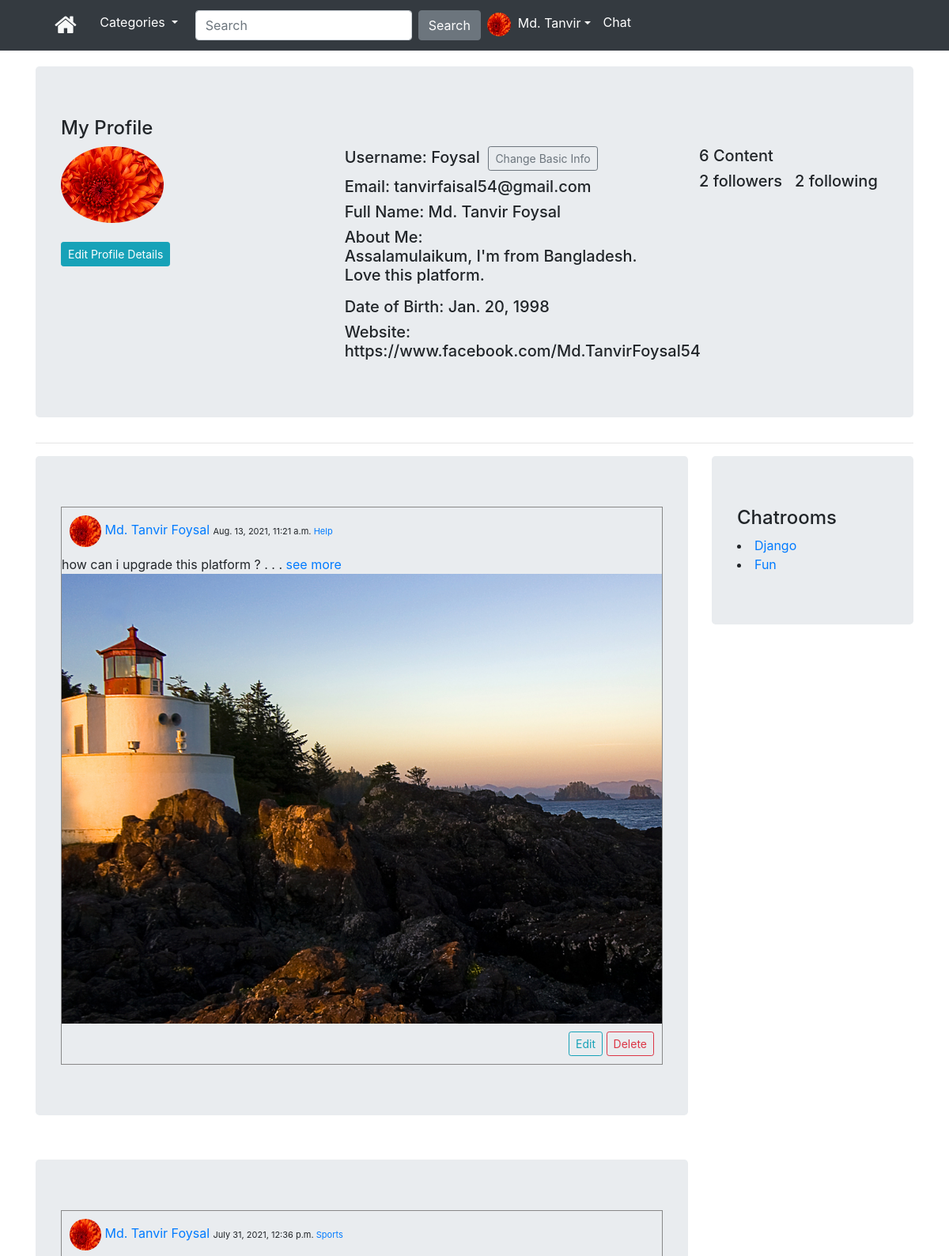
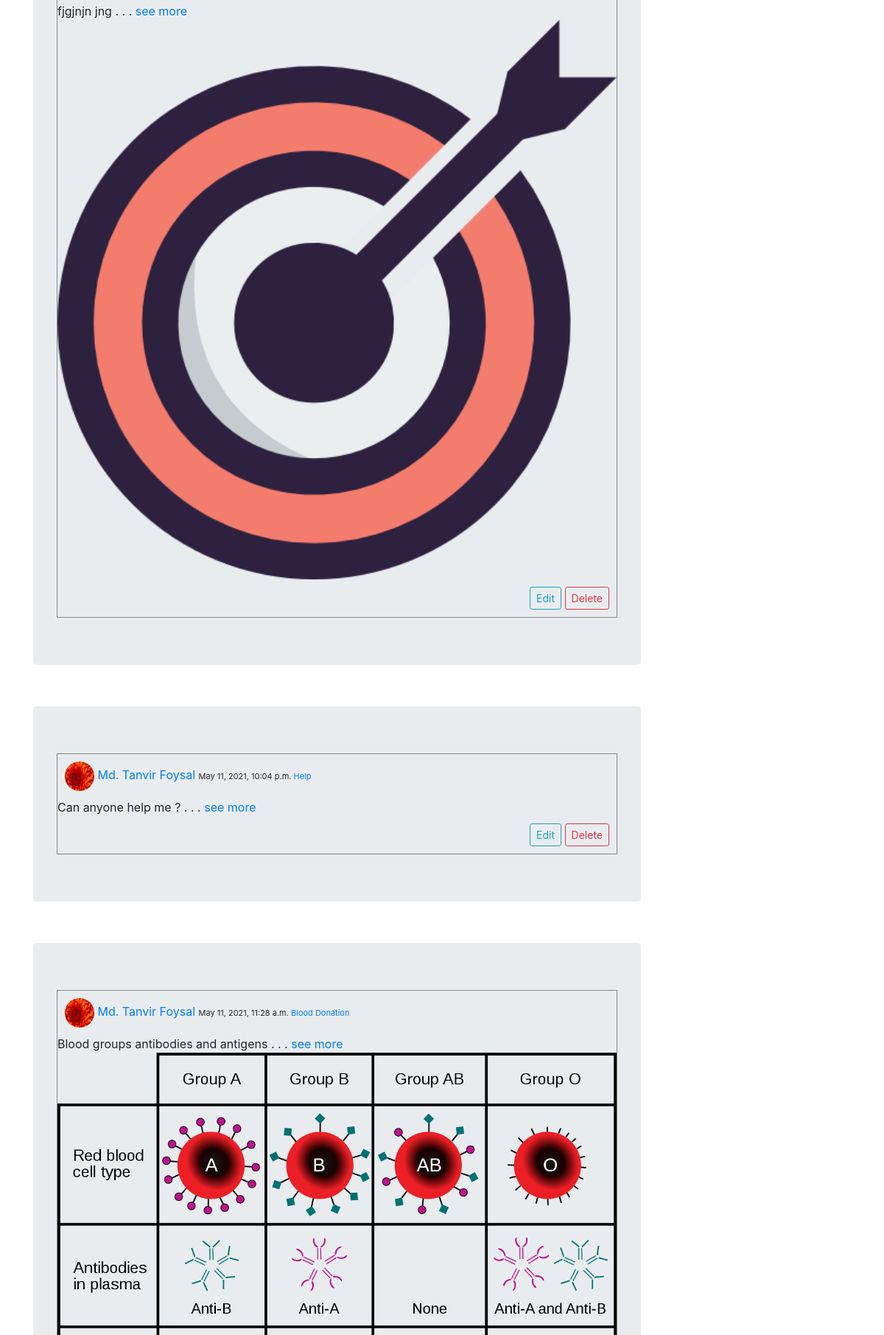
Page /content/my-contents/ (signed in, upper part) on the committed database (2 pictures, top to bottom).
### App_Login/models.py (models this page shows)
class UserProfile(models.Model):
    user = models.OneToOneField(User, related_name='user_profile', on_delete=models.CASCADE)
    description = models.TextField(blank=True)
    profile_pic = models.ImageField(upload_to='profile_pics', blank=True)
    dob = models.DateField(blank=True, null=True)
    website = models.URLField(blank=True)

### App_Content/models.py (models this page shows)
class Content(models.Model):
    author = models.ForeignKey(User, on_delete=models.CASCADE, related_name='post_author')
    category = models.ForeignKey(Category, on_delete=models.CASCADE, related_name='category')
    caption_content = models.TextField(null=True, blank=True, verbose_name="What is on your mind?")
    image = models.ImageField(null=True, blank=True,
                              upload_to='content_images', verbose_name="Image")
    publish_date = models.DateTimeField(auto_now_add=True)
    update_date = models.DateTimeField(auto_now=True)
    class Meta:
        ordering = ['-publish_date', ]

class Category(models.Model):
    title = models.CharField(max_length=30)
    created = models.DateTimeField(auto_now_add=True)
    def __str__(self):
        return self.title
    class Meta:
        verbose_name_plural = "Categories"

### chat/models.py (models this page shows, shortened)
class Chatroom(models.Model):
    name = models.CharField(max_length=50, unique=True, blank=False)
    info = models.CharField(max_length=300, blank=False)
    slug = AutoSlugField(populate_from='name')
    created = models.DateTimeField(auto_now_add=True)
    created_by = models.ForeignKey(User, related_name='chatroom_creator',
                                   on_delete=models.CASCADE, blank=False)

### App_Content/views.py (the view)
# urls.py: path('my-contents/', views.MyContents.as_view(), name='my_contents'),
class MyContents(LoginRequiredMixin, TemplateView):
    template_name = 'App_Login/profile.html'

### App_Content/context_processors.py (called while the page is built)
def extras(request):
    cat_menu_list = Category.objects.all()
    return {'cat_menu_list': cat_menu_list}

### App_Content/templatetags/custom_filters.py (called while the page is built)
def range_filter(value):
    return value[0:100] + " . . .  "

### templates/App_Login/profile.html (shortened to what this page needs)
{% extends 'base.html' %}
{% load custom_filters %}
{% block body_block %}
<div class="jumbotron">
  <h4>My Profile</h4>
  <div class="row">
    <div class="col-sm-4">
      {% if user.user_profile %}
      <img src="/media/{{user.user_profile.profile_pic}}" class="rounded-circle" width="130px">
      <br><br>
      <a href="{% url 'App_Login:change_pro_pic' %}" class="btn btn-info btn-sm">Edit Profile Details</a>
      {% else %}
      <img src="/media/profile_pics/default_pic.PNG" class="rounded-circle" width="100px">
      <br><br>
      <a href="{% url 'App_Login:add_pro_pic' %}" class="btn btn-info btn-sm">Edit Profile Details</a>
      {% endif %}
    </div>
    <div class="col-sm-5">
      <h5>Username: {{ user.username }} &nbsp;<a href="{% url 'App_Login:user_change' %}" class="btn btn-outline-secondary btn-sm">Change Basic Info</a></h5>
      <h5> Email: {{ user.email }}</h5>
      <h5>Full Name: {{ user.first_name }} {{ user.last_name }}</h5>
      <h5>About Me: {{user.user_profile.description|linebreaks}}</h5>
      <h5>Date of Birth:&nbsp;{{user.user_profile.dob}}</h5>
      <h5>Website: {{user.user_profile.website}}</h5>
    </div>
    <div class="col-sm-3">
      <h5>{{user.post_author.count}} Content</h5>
      <h5>{{user.following.count}} followers &nbsp; {{user.follower.count}} following</h5>
    </div>
  </div>
</div>
<hr>
<div class="row">
  <div class="col-sm-9">
    {% for content in user.post_author.all %}
    <div class="jumbotron">
      <div style="border: 1px solid #888888;">
        <div style="padding:10px">
          {% if content.author.user_profile.profile_pic %}
          <img src="/media/{{content.author.user_profile.profile_pic}}" width="40px" height="40px" class="rounded-circle">
          {% else %}
          <img src="/media/default_pic.PNG" width="40px" height="40px" class="rounded-circle">
          {% endif %}
          <a href="{% url 'App_Login:user' username=content.author %}">{{content.author.first_name}} {{content.author.last_name}}</a>
          <small style="font-size:11px;">
            {{content.publish_date}} <a href="{% url 'App_Content:category' cats=content.category|slugify %}">{{content.category}}</a>
          </small>
        </div>
        {{content.caption_content|range_filter}}<a href="{% url 'App_Content:content_details' pk=content.pk %}">see more</a>
        {% if content.image %}
        <img src="/media/{{content.image}}" width="100%">
        {% endif %}
        <div style="padding:10px" class="text-right">
          <a href="{% url 'App_Content:edit_content' pk=content.pk %}" class="btn btn-outline-info btn-sm">Edit</a>
          <a href="{% url 'App_Content:delete_content' pk=content.pk %}" class="btn btn-outline-danger btn-sm">Delete</a>
        </div>
      </div>
    </div><br>
    {% endfor %}
  </div>
  <div class="col-sm-3">
    <div class="jumbotron">
      <h4>Chatrooms</h4>
      {% for chatroom in user.chatroom_creator.all %}
      <li><a href="{% url 'chat:chatroom' slug=chatroom.slug %}">{{ chatroom.name }}</a></li>
      {% endfor %}
    </div>
  </div>
</div>
<br>
{% endblock %}

### templates/base.html (shortened to what this page needs)
<!DOCTYPE html>
<html lang="en" dir="ltr">
<head>
  <link rel="stylesheet" href="https://maxcdn.bootstrapcdn.com/bootstrap/4.5.2/css/bootstrap.min.css">
  <link rel="stylesheet" href="https://cdnjs.cloudflare.com/ajax/libs/font-awesome/4.7.0/css/font-awesome.min.css">
</head>
<body>
  <nav class="navbar navbar-expand-sm bg-dark navbar-dark">
    <ul class="navbar-nav">&nbsp; &nbsp;&nbsp; &nbsp; &nbsp; &nbsp;
      {% if user.is_authenticated %}
      <li class="nav-item active">
        <a class="nav-link" href="{% url 'index' %}"><i class="fa fa-home" style="font-size:30px;color:#F8F9F9"></i></a>
      </li>
      <li class="nav-item dropdown active">
        <a class="nav-link dropdown-toggle" href="{% url 'App_Content:category_list' %}" id="navbardrop" data-toggle="dropdown">
          Categories
        </a>
      </li>
      <form class="form-inline" method="GET">
        <input class="form-control mr-sm-2" type="text" name="search" placeholder="Search">
        <button class="btn btn-secondary" type="submit">Search</button>
      </form>
      <div class="nav-item dropdown active ">
        {% if user.user_profile.profile_pic %}
        <a class="nav-link dropdown-toggle" data-toggle="dropdown" href="{% url 'App_Login:profile' %}"><img src="/media/{{user.user_profile.profile_pic}}" width="30px" height="30px" class="rounded-circle">&nbsp; {{user.first_name}}</a>
        {% else %}
        <a class="nav-link dropdown-toggle" data-toggle="dropdown" href="{% url 'App_Login:profile' %}"><img src="/media/default_pic.PNG" width="30px" height="30px" class="rounded-circle">&nbsp; {{user.first_name}}</a>
        {% endif %}
      </div>
      <li class="nav-item active">
        <a class="nav-link" href="{% url 'chat:home' %}">Chat</a>
      </li>
      {% endif %}
    </ul>
  </nav>
  <div class="container" style="padding-top:20px">
    {% block body_block %}
    {% endblock %}
</body>
</html>

### rows in the picture
Content: author.user_profile.profile_pic (picture), author.first_name "Md. Tanvir", author.last_name "Foysal", publish_date "Aug. 13, 2021, 11:21 a.m.", category "Help", caption_content|range_filter "how can i upgrade this platform ? . . .", image (picture)
Content: author.user_profile.profile_pic (picture), author.first_name "Md. Tanvir", author.last_name "Foysal", publish_date "July 31, 2021, 12:36 p.m.", category "Sports", caption_content|range_filter "fjgjnjn jng . . .", image (picture)
Content: author.user_profile.profile_pic (picture), author.first_name "Md. Tanvir", author.last_name "Foysal", publish_date "May 11, 2021, 10:04 p.m.", category "Help", caption_content|range_filter "Can anyone help me ? . . ."
Content: author.user_profile.profile_pic (picture), author.first_name "Md. Tanvir", author.last_name "Foysal", publish_date "May 11, 2021, 11:28 a.m.", category "Blood Donation", caption_content|range_filter "Blood groups antibodies and antigens . . .", image (picture)
Chatroom: name "Django"
Chatroom: name "Fun"

### other values in the picture
{{ user.first_name }} "Md. Tanvir"
{{ user.username }} "Foysal"
{{ user.email }} "tanvirfaisal54@gmail.com"
{{ user.last_name }} "Foysal"
{{ user.user_profile.description|linebreaks }} "Assalamulaikum, I'm from Bangladesh. Love this platform."
{{ user.user_profile.dob }} "Jan. 20, 1998"
{{ user.user_profile.website }} "https://www.facebook.com/Md.TanvirFoysal54"
{{ user.post_author.count }} "6"
{{ user.following.count }} "2"
{{ user.follower.count }} "2"
